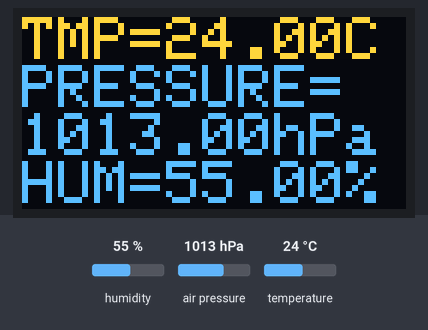
This sketch was run on a simulated Raspberry Pi Pico. On the bench: 128×64 one-colour display. Inputs (shaded band) come from the test bench; at power-on: humidity 55 %, air pressure 1013 hPa, temperature 24 °C. The OLED is the two-colour kind (top 16 rows yellow); what the sketch prints to the serial monitor is not drawn.

Above: at 2.0 s.
2.1 s: humidity set to 22 %
At 3.2 s:
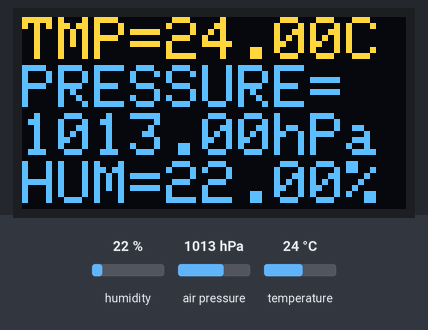
3.8 s: air pressure set to 952 hPa
At 5.3 s:
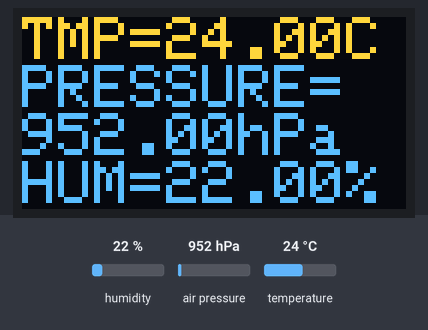
6.0 s: temperature set to 12 °C
At 7.5 s:
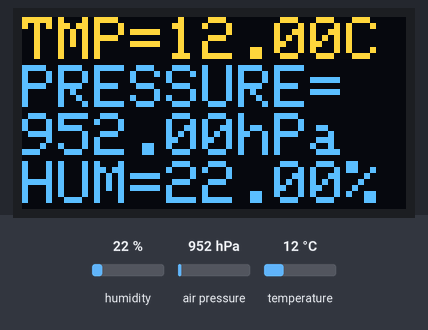
8.2 s: humidity set to 40 %
At 9.7 s:
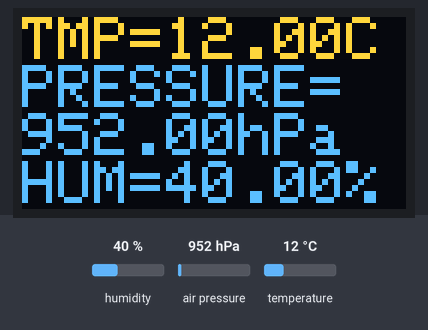
Timing chart, 0 to 11.2 s (numbered marks = the images above; inputs shaded):
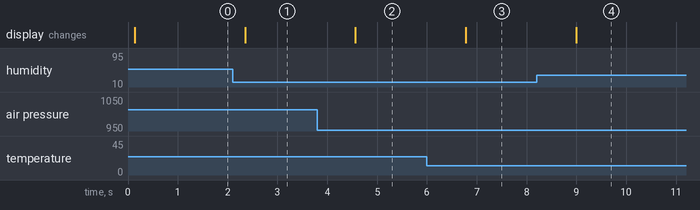

The sketch:

rp2040-bmp280-ssd1315-aht20.ino
```cpp
#include "pico/stdlib.h"      // Will be used to lower CPU speed and save energy
#include <Wire.h>             // Required for I2C communication with OLED and BMP280
#include <Adafruit_AHTX0.h>   // library for AHT20 higrometer
#include <Adafruit_SSD1306.h> // Library for OLED 0.96 inch display
#include <Adafruit_BMP280.h>  // library for BMP280 sensor

// Please setup your OLED screen size here :
#define SCREEN_WIDTH 128  // OLED display width, in pixels
#define SCREEN_HEIGHT 64  // OLED display height, in pixels
#define OLED_RESET     -1 // Reset pin # (or -1 if sharing Arduino reset pin)

#define SEALEVELPRESSURE_HPA (1013.25)

// inititialize OLED display class
Adafruit_SSD1306 display(SCREEN_WIDTH, SCREEN_HEIGHT, &Wire1, OLED_RESET);

// initialize BMP280 sensor class
Adafruit_BMP280 bmp;      // I2C

// initialize AHT20
Adafruit_AHTX0 aht;

// to check if AHT20 sensor present
uint8_t  isaht20;

void setup() {

  set_sys_clock_khz(20000, true); // Lowering CPU System clock to 20000 kHz to save energy
  // set_sys_clock_48mhz(); // Set System clock back to 48 MHz

// Setup serial port for debug messages
  Serial.begin(115200);

// launch I2C bus #1 for BMP280 sensor
// You may put different GPx pin numbers here if using different board
  Wire.setSDA(4); // Set SDA pin for I2C0 on RP2040
  Wire.setSCL(5); // Set SCL pin for I2C0 on RP2040
  Wire.begin();   // Initialize I2C communication - bus #1

  Serial.println(F("Testing BMP280 pressure sensor..."));
  if (!bmp.begin()) Serial.println(F("Pressure sensor NOT detected!"));

// launching AHT20 sensor
  Serial.println(F("Testing AHT20 humidity sensor..."));
  isaht20 = 1;
  if (!aht.begin())
    { Serial.println("Could not find AHT20 sensor!");
      isaht20 = 0; };

// launch I2C bus #2 for OLED display
// You may put different GPx pin numbers here if using different board

  Wire1.setSDA(10); // Set SDA pin for I2C1 on RP2040
  Wire1.setSCL(11); // Set SCL pin for I2C1 on RP2040
  Wire1.begin();    // Initialize I2C communication - bus #2

  Serial.println(F("Testing OLED SSD1306/SSD1315 display connection..."));
  if(!display.begin(SSD1306_SWITCHCAPVCC, 0x3C)) { // Address may be different
    Serial.println(F("OLED SSD1306 allocation failed. ERROR!!!"));
    for(;;); // Don't proceed, loop forever
  }

  // Setup Oled screen - you may rotate it here
  display.clearDisplay();
  display.setTextColor(WHITE);
  display.setRotation(2); //rotates text on OLED 1=90 degrees, 2=180 degrees

  // set contrast for OLED - lower value = less power drain if you want to conserve battery
  display.ssd1306_command(SSD1306_SETCONTRAST);
  display.ssd1306_command(255);
}

void loop() {

  sensors_event_t humidity, temp;

  // clear OLED screen, select font size and set cursor to left top corner
  display.clearDisplay();
  display.setTextSize(2);
  display.setCursor(0, 0);

  // read temperature & humidity from AHT20 sensor
  if (isaht20) aht.getEvent(&humidity, &temp);

  // display temperature from BMP280 or AHT20
  display.print("TMP=");
  if (!isaht20)
      {  display.print(bmp.readTemperature()); }  // display temp from BMP280
  else
      { display.print(temp.temperature); };       // display temp from AHT20
  display.println("C");

  display.println("PRESSURE=");
  display.print(bmp.readPressure() / 100.0F);
  display.println("hPa");

  // You can use it to display attitude from BMP280 if needed - then uncomment next 3 lines
//  display.print("ALT=");
//  display.print(bmp.readAltitude(SEALEVELPRESSURE_HPA));
//  display.println("m");

  if (isaht20)
     {
      display.print("HUM=");
      display.print(humidity.relative_humidity);
      display.println("%");
     };

  display.display();

  // repeat readings every 1 second
  delay(1000);
}
```

Measured:
- after the input at 2.1 s, the display: changes after 0.25 s (image 1)
- after the input at 3.8 s, the display: changes after 0.77 s (image 2)
- after the input at 6.0 s, the display: changes after 0.78 s (image 3)
- after the input at 8.2 s, the display: changes after 0.79 s (image 4)
